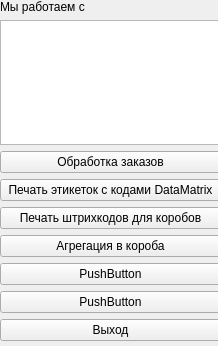
<?xml version="1.0" encoding="UTF-8"?>
<ui version="4.0">
 <class>Main_Window</class>
 <widget class="QWidget" name="Main_Window">
  <property name="geometry">
   <rect>
    <x>0</x>
    <y>0</y>
    <width>218</width>
    <height>346</height>
   </rect>
  </property>
  <property name="windowTitle">
   <string>Маркировка кодами ЧЕСТНЫЙ ЗНАК</string>
  </property>
  <widget class="QWidget" name="verticalLayoutWidget">
   <property name="geometry">
    <rect>
     <x>0</x>
     <y>0</y>
     <width>221</width>
     <height>341</height>
    </rect>
   </property>
   <layout class="QVBoxLayout" name="verticalLayout">
    <item>
     <widget class="QLabel" name="label">
      <property name="text">
       <string>Мы работаем с </string>
      </property>
     </widget>
    </item>
    <item>
     <widget class="QListView" name="lstCompany"/>
    </item>
    <item>
     <widget class="QPushButton" name="btnOrders">
      <property name="text">
       <string>Обработка заказов</string>
      </property>
     </widget>
    </item>
    <item>
     <widget class="QPushButton" name="btnPrintDatamatrix">
      <property name="text">
       <string>Печать этикеток с кодами DataMatrix</string>
      </property>
     </widget>
    </item>
    <item>
     <widget class="QPushButton" name="btnPrintSSCC">
      <property name="text">
       <string>Печать штрихкодов для коробов</string>
      </property>
     </widget>
    </item>
    <item>
     <widget class="QPushButton" name="btnAgregation">
      <property name="text">
       <string>Агрегация в короба</string>
      </property>
     </widget>
    </item>
    <item>
     <widget class="QPushButton" name="pushButton_6">
      <property name="text">
       <string>PushButton</string>
      </property>
     </widget>
    </item>
    <item>
     <widget class="QPushButton" name="pushButton_7">
      <property name="text">
       <string>PushButton</string>
      </property>
     </widget>
    </item>
    <item>
     <widget class="QPushButton" name="btnClose">
      <property name="text">
       <string>Выход</string>
      </property>
     </widget>
    </item>
   </layout>
  </widget>
 </widget>
 <resources/>
 <connections/>
</ui>
